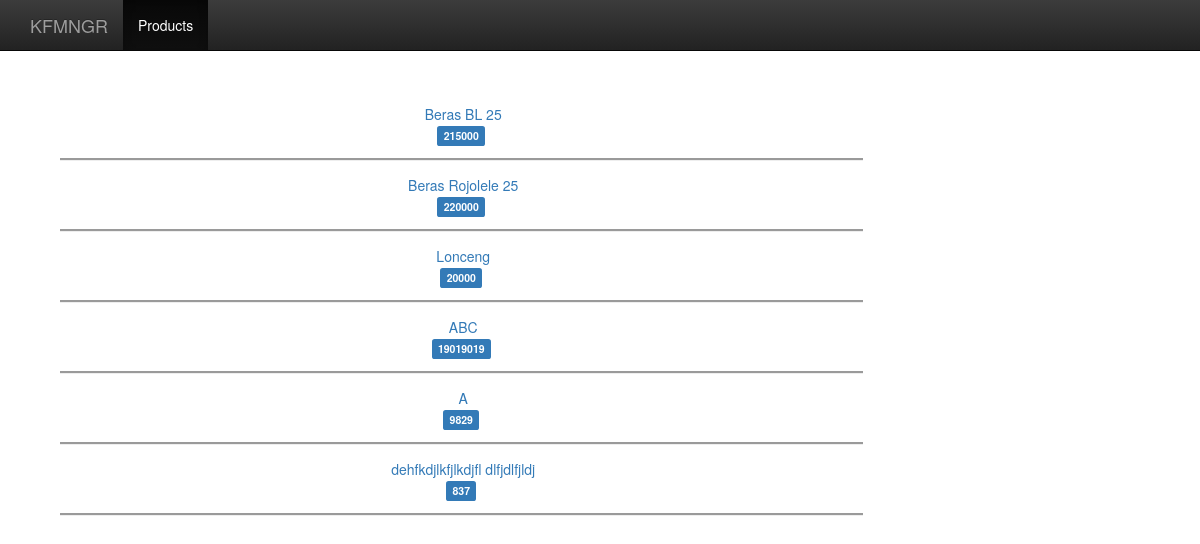
The page /product/ on the database as committed earlier.
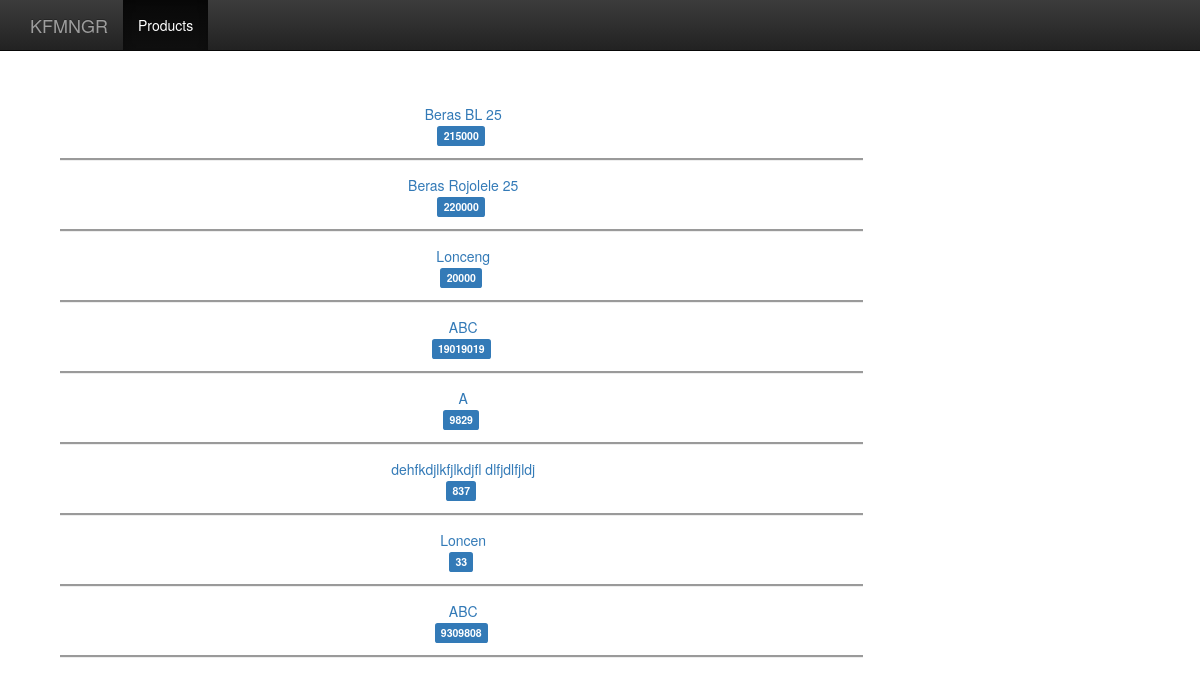
The same page on the database as committed later.
### products/models.py (models this page shows, shortened)
class Product(models.Model):
    name = models.CharField(max_length=100)
    price = models.IntegerField(default=0)
    detail = models.CharField(max_length=100)
    weight = models.IntegerField(default=0)
    sku = models.CharField(blank=True, null=True, max_length=10)
    stock = models.IntegerField(default=0)
    created_at = models.DateTimeField(auto_now_add = True, auto_now = False)
    updated_at = models.DateTimeField(auto_now_add = False, auto_now = True)
    @staticmethod
    def get_all_products():
        return Product.objects.all()

### products/views.py (the view)
# urls.py: url(r'^product/$', products, name='products'),
def products(request):
    products = Product.get_all_products()
    return render(request, 'products.html', {'products': products})

### products/templates/products.html (shortened to what this page needs)
{% extends 'base.html' %}
{% block content %}
<div class="col-md-9">
  {% for product in products %}
    <div class="col-xs-12" style="border-bottom:groove; padding: 1em;">
      <a href="/product/{{product.id}}">{{product.name}}</a><br>
      <label class="label label-primary">{{product.price}}</label>
    </div>
  {% endfor %}
</div>
{% endblock %}

Rows that differ between the two databases and show on the page:
added Product: name "Loncen", price "33"
added Product: name "ABC", price "9309808"
